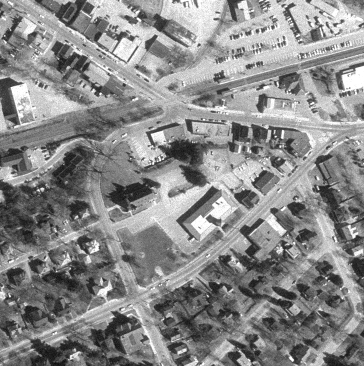
%> input picture samples/westconcordorthophoto.png, 364 x 366 px
$ octave FPM_simulation_ADMM_optimization.m   (GNU Octave 9; MATLAB toolbox functions it lacks are replaced by stand-ins)
%> lines starting %> are read from the running program, lines starting %| are printed output that depends on the picture; in (x1, y1, x2, y2) boxes, pixels count from 0 and x2, y2 are one past the last pixel; in counts of white or black regions, pixels touching at a corner belong together; the program's own positions count from 1
### utils/add_noise.m

function iMeasurements=add_noise(iMeasurements,Opts)
    nLed=size(iMeasurements);
    nLed=nLed(3);
    % maxVal_intensity_center=max(max(iMeasurements(:,:,(nLed+1)/2)));
    for iLED =1:nLed
        maxVal_intensity=max((max(iMeasurements(:,:,iLED))));
        varI = std2(iMeasurements(:,:,iLED)./maxVal_intensity)^2;
        noise_mean=0;
        if contains(Opts.noise_mode,'Gaussian')
            if contains(Opts.noise_mode,'sameSNR')
                noise_std = sqrt(varI/10^(Opts.SNR/10));
            elseif contains(Opts.noise_mode,'sameSTD')
                bf_img=iMeasurements(:,:,(nLed+1)/2);
                varI = std2(bf_img./(max(max(bf_img))))^2;
                noise_std = sqrt(varI/10^(Opts.SNR/10));
            end
            iMeasurements(:,:,iLED)=maxVal_intensity.*imnoise(iMeasurements(:,:,iLED)./maxVal_intensity,'gaussian',noise_mean,noise_std.^2);

            iMeasurements(:,:,iLED)=maxVal_intensity.*imnoise(iMeasurements(:,:,iLED)./maxVal_intensity,'poisson');


        elseif contains(Opts.noise_mode,'Poisson')
            iMeasurements(:,:,iLED)=maxVal_intensity.*imnoise(iMeasurements(:,:,iLED)./maxVal_intensity,'poisson');
        end

    end
end

### utils/fpmFunc_optimization.m
function [highRes, pupil, loss, scale, freqUV] = fpmFunc_optimization( I, nObj, freqUV, Opts)

%% Default options
if nargin < 4
    disp('check reconstruction config');
end

%% Operators & derived constants
nSampR = size(I); % size of measurement
nImg = nSampR(3);
nSampR(3) = [];
cen0 = round((nObj+1)/2); % coordinate of center of Fourier space

%% Operators
row = @(x) x(:).';
% operator to crop region of O from proper location at the O plane
downsamp = @(x,cen) x(cen(2)-floor(nSampR(1)/2):cen(2)-floor(nSampR(1)/2)+nSampR(1)-1,...
    cen(1)-floor(nSampR(2)/2):cen(1)-floor(nSampR(2)/2)+nSampR(2)-1);
% cen is in (x,y)
poscost = @(ss) sum(sum((sqrt(abs(IFT(downsamp(highResFT, round(ss)).*pupil.*H0)).^2)-sqrt(I_mea)).^2));

%% Initialization
% copy some parameters
Ps = Opts.Ps;
H0 = Opts.H0;
FT = Opts.FT;
IFT = Opts.IFT;
dfi=Opts.dfi;
illumNA=Opts.illumNA;
NA=Opts.NA;
pupil = Opts.P0;
%initialize pupil to GT
% pupil = Opts.pupilGT;


Opts.P0 = 0; %Pupil function in Fourier domain
highRes = Opts.O0; Opts.O0 = 0; %Object in real space
highResFT=FT(highRes); %Init in Fourier space
con=Opts.con;
adaptiveLowerBound=Opts.adaptiveLowerBound;
adaptiveUpperBound=Opts.adaptiveUpperBound;
lossPrevious = inf;
lossCurrent = 50;
loss = zeros(1,Opts.maxIter);
iter = 0;
scale = Opts.scale;
step_max_obj = Opts.step_max_obj;
step_max_pupil= Opts.step_max_pupil;
step_pupil=zeros(1,Opts.maxIter);
step_obj=zeros(1,Opts.maxIter);
energy_obj=zeros(Opts.maxIter,4);


weight_regular_obj=Opts.weight_regular_obj;     %0.01
weight_regular_pupil=Opts.weight_regular_pupil; % 0.5
weight_split_obj=Opts.weight_split_obj;


%% Main
% convert from 1/um center to corresponding crop region
pupilShiftY = round(freqUV(:,2)*con);
pupilShiftX = round(freqUV(:,1)*con);

% corresponding crop regions
YXmid=floor(nObj./2)+1;
hfSz=floor(nSampR(1)/2);
cropR=Opts.cropR;
Ps=(Ps);
U      = (zeros(nObj));
U_0    = (zeros(nObj));
U_1    = (zeros(nObj));
V0     = (zeros(nObj));
V1     = (zeros(nObj));
W0     = (zeros(nObj));
W1     = (zeros(nObj));
I=(I);
pupil=(pupil);

% Generate pupil constraint for calculating laplacian
diamond_kernel=strel('diamond',1);
Ps_erode=imerode(logical(Ps),diamond_kernel);
Ps_edge=Ps.*(1-Ps_erode);
[edge_row,edge_col]=pupilEdge_cal(pupil,Ps,Ps_edge);
space_obj=zeros(nObj);

% Stepsize scheduling
for iIter=1:Opts.maxIter
    if contains(Opts.step_mode,'monotone')
        step_pupil(iIter)=step_max_pupil.*(Opts.maxIter-iIter+1)/(Opts.maxIter);
        step_obj(iIter)=step_max_obj.*(Opts.maxIter-iIter+1)/(Opts.maxIter);
    elseif contains(Opts.step_mode,'constant')
        step_pupil(iIter)=step_max_pupil;
        step_obj(iIter)=step_max_obj;
    end

end

loss_cal_mode=Opts.loss_cal_mode;

%% Reconstruction
while iter < Opts.maxIter
    iter = iter+1;
    loss_global_obj=(zeros(nObj));
    loss_global_pupil=(zeros(nSampR));
    for iImg=1:nImg

        %% Forward model
        I_mea = I(:,:,iImg); %measured intensity
        kyl=cropR(iImg,1);kyh=cropR(iImg,2); %corresponding x,y coordinate for each measurement
        kxl=cropR(iImg,3);kxh=cropR(iImg,4);
        highResFT_crop=highResFT(kyl:kyh,kxl:kxh);
        lowResFT=highResFT_crop.*pupil;
        lowRes = IFT(lowResFT);
        lowResFT_update = FT(sqrt(I_mea).*lowRes./(abs(lowRes+eps)));

        %% Amplitude Cost Function
        if contains(Opts.loss_mode,'amplitude')
            % obj loss
            if loss_cal_mode=='GS'
                loss_local_obj=conj(pupil).*(lowResFT_update - lowResFT) ./ (max(max((abs(pupil)).^2)));
                loss_local_pupil=conj(highResFT_crop).*(lowResFT_update - lowResFT) ./ (max(max((abs(highResFT_crop)).^2))).* Ps;
            end

            if loss_cal_mode=='GN'
                Opts.reg_alpha=5;
                Opts.reg_beta=5;
                loss_local_obj=abs(pupil) .* conj(pupil) .* (lowResFT_update - lowResFT) ./ max(max(abs(pupil))) ./ (abs(pupil).^2 + Opts.reg_alpha);
                loss_local_pupil=abs(highResFT_crop) .* conj(highResFT_crop) .* (lowResFT_update - lowResFT) / max(max(abs(highResFT_crop))) ./ (abs(highResFT_crop).^2 + Opts.reg_beta) .* Ps;
            end

            loss_global_obj(kyl:kyh,kxl:kxh)=loss_global_obj(kyl:kyh,kxl:kxh)+loss_local_obj;
            loss_global_pupil=loss_global_pupil+loss_local_pupil;

        elseif contains(Opts.loss_mode,'intensity')
            if Opts.adaptiveStep==1
                factor=sum(sum(I(:,:,1)))./sum(sum(I_mea(:)));
            else
                factor = 1;
            end
            %% Intensity Cost Function
            % obj loss
            loss_local_obj=FT((conj(lowRes).*lowRes-I_mea).*lowRes).*conj(pupil);
            loss_local_obj=loss_local_obj.*(factor);
            loss_global_obj(kyl:kyh,kxl:kxh)=loss_global_obj(kyl:kyh,kxl:kxh)+loss_local_obj./nImg;

            % pupil loss
            loss_local_pupil=FT((conj(lowRes).*lowRes-I_mea).*lowRes).*conj(highResFT_crop);
            loss_local_pupil=loss_local_pupil.*(factor);
            loss_global_pupil=loss_global_pupil+loss_local_pupil./nImg;
        end

        % [5 lines of commented-out code are left out]

        %% local update
        if (contains(Opts.update_pupil,'local'))
            pupil = pupil+step_pupil(iter).*(loss_local_pupil).*Ps;
        end

        if (contains(Opts.update_obj,'local'))
            highResFT(kyl:kyh,kxl:kxh) = highResFT(kyl:kyh,kxl:kxh)+step_obj(iter).*(loss_local_obj);
        end


        %% solution space for data fidelity
        if iter==1
            space_obj(kyl:kyh,kxl:kxh)=space_obj(kyl:kyh,kxl:kxh)|Ps;
        end


    end


    %% global updates
    if (contains(Opts.update_obj,'global'))
        highResFT=highResFT-step_obj(iter).*((loss_global_obj));
    end
    if Opts.weight_regular_obj>0
        % regularization
        for iSub=1:Opts.nSubIter_obj
            divV = get_divergence(V0, V1);
            divW = get_divergence(W0, W1);
            highResFT=highResFT-step_obj(iter).*(weight_split_obj.*FT(-(get_sum_neighbour6(U)-4.*U)+(divV - divW)));
            U=IFT(highResFT);
            [U_0,U_1]=update_gradient_U(U);
            [V0,V1]=update_V(U_0,U_1,W0,W1,weight_regular_obj,weight_split_obj);
            [W0,W1]=update_W(U_0,U_1,W0,W1,V0,V1);
        end
    end

    if (contains(Opts.update_pupil,'global'))
        pupil=pupil-step_pupil(iter).*(loss_global_pupil).*Ps;
    end
    if Opts.reg_pupil==1
        for iSub=1:Opts.nSubIter_pupil
            laplacian_pupil=get_sum_neighbour6_pupil(pupil,Ps_erode,edge_row,edge_col);
            pupil=pupil-step_pupil(iter).*(-weight_regular_pupil.*laplacian_pupil).*Ps;
        end
    end
    %% calculate energy

    if Opts.display == 1
        display_results_simulation(highResFT,pupil,freqUV,I(:,:,1),Opts);
    end


    end
    highRes=IFT(highResFT);
end


% [79 lines left out: functions update_gradient_U, get_divergence, get_derivative_forward, get_derivative_backward, shift, not called in this run]


function [pupilEdge_row,pupilEdge_col]=pupilEdge_cal(P,mask,mask_edge)
P_size=size(P);
[rowRange,colRange]=find(mask_edge);
pupilEdge_row=zeros(P_size(1),P_size(2),4);
pupilEdge_col=zeros(P_size(1),P_size(2),4);

for i = 1:length(rowRange)
    %% upleft
    if((mask(rowRange(i)-1,colRange(i))==0)&&((mask(rowRange(i)+1,colRange(i))==0)))
        pupilEdge_row(rowRange(i),colRange(i),1)=1;
    elseif((mask(rowRange(i)-1,colRange(i))==0)&&(mask(rowRange(i)+1,colRange(i))~=0))
        pupilEdge_row(rowRange(i),colRange(i),2)=1;
    elseif((mask(rowRange(i)+1,colRange(i))==0)&&(mask(rowRange(i)-1,colRange(i))~=0))
        pupilEdge_row(rowRange(i),colRange(i),3)=1;
    else
        pupilEdge_row(rowRange(i),colRange(i),4)=1;
    end
    if ((mask(rowRange(i),colRange(i)+1)==0)&&(mask(rowRange(i),colRange(i)-1)==0))
        pupilEdge_col(rowRange(i),colRange(i),1)=1;
    elseif ((mask(rowRange(i),colRange(i)-1)==0))&&(mask(rowRange(i),colRange(i)+1)~=0)
        pupilEdge_col(rowRange(i),colRange(i),2)=1;
    elseif((mask(rowRange(i),colRange(i)+1)==0)&& (mask(rowRange(i),colRange(i)-1)~=0))
        pupilEdge_col(rowRange(i),colRange(i),3)=1;
    else
        pupilEdge_col(rowRange(i),colRange(i),4)=1;
    end
end

end


% [101 lines left out: functions get_sum_neighbour6_pupil, get_sum_neighbour6, update_V, update_W, compute_energy, get_norm_L22 and 1 more, not called in this run]

### utils/simulation_config.m
% object parameter
resizePixel=600;
objPhaseScaleFactor=2*pi*1/4;
dpix_cam = 0.72e-6; % sampling pixel size of the CCD
dpix_obj = dpix_cam / 3; % final pixel size of the reconstruction


% System parameters
waveLength = 0.5e-6;
NA = 0.1;
radius=6;
LEDgap = 4e-3; % 4mm between adjacent LEDs
LEDheight = 50e-3; % distance bewteen the LED matrix and the sample
NA_syn=0.5;
nDiv=11.5;
z = 30e-6;

% Reconstruction parameters
Opts.maxIter=50;
Opts.step_max_obj = 1;
Opts.step_max_pupil= 0;
Opts.update_obj='local';% global/local
Opts.update_pupil='local';% global/local
Opts.loss_mode='amplitude';
Opts.step_mode='monotone'; % monotone, constant
Opts.adaptiveStep=0;
Opts.init_mode=1; % 1: interpolated, 2: random, 3: GT


%% Regularization Parameters
Opts.noise_mode='GaussianSNR_sameSTD'; %sameSTD
Opts.reg_obj=1;
Opts.reg_pupil=0;
Opts.nSubIter_obj=10;
Opts.nSubIter_pupil=10;
Opts.weight_regular_obj=0.01;     %0.005
Opts.weight_regular_pupil=5e-3; % 0.5
Opts.weight_split_obj=0.1;%1e-4;


%% ETC
Opts.adaptiveLowerBound=1;
Opts.adaptiveUpperBound=1;
Opts.vignettingFactor=1;
Opts.display=1;
Opts.mode='real';
Opts.loss_cal_mode='GS';
Opts.SNR=5;
SNR=Opts.SNR;

### FPM_simulation_ADMM_optimization.m

%% 4/24/2024 Editted by KC Lee

% MIT License
%
% Copyright (c) 2024 OISL-Yonsei
%
% Permission is hereby granted, free of charge, to any person obtaining a copy
% of this software and associated documentation files (the "Software"), to deal
% in the Software without restriction, including without limitation the rights
% to use, copy, modify, merge, publish, distribute, sublicense, and/or sell
% copies of the Software, and to permit persons to whom the Software is
% furnished to do so, subject to the following conditions:
%
% The above copyright notice and this permission notice shall be included in all
% copies or substantial portions of the Software.
%
% THE SOFTWARE IS PROVIDED "AS IS", WITHOUT WARRANTY OF ANY KIND, EXPRESS OR
% IMPLIED, INCLUDING BUT NOT LIMITED TO THE WARRANTIES OF MERCHANTABILITY,
% FITNESS FOR A PARTICULAR PURPOSE AND NONINFRINGEMENT. IN NO EVENT SHALL THE
% AUTHORS OR COPYRIGHT HOLDERS BE LIABLE FOR ANY CLAIM, DAMAGES OR OTHER
% LIABILITY, WHETHER IN AN ACTION OF CONTRACT, TORT OR OTHERWISE, ARISING FROM,
% OUT OF OR IN CONNECTION WITH THE SOFTWARE OR THE USE OR OTHER DEALINGS IN THE
% SOFTWARE.


%% simulate the forward imaging process of Fourier ptychography
% simulate the high resoluiton complex object
clear; clc; close all;
FT = @(x) fftshift(fft2((x))); %Fourier Transform
IFT = @(x) (ifft2(ifftshift(x))); %Inverse Fourier Transform

addpath('./utils');
addpath('./samples');
addpath('./config');

simulation_config();


%% simulate the high resoluiton complex object
testImgAmp = im2double(imread('westconcordorthophoto.png'));
%> testImgAmp: size 366x364 double; min 0.051, max 1, mean 0.541
testImgPhase = im2double(imread('./Samples/barbara.png'));
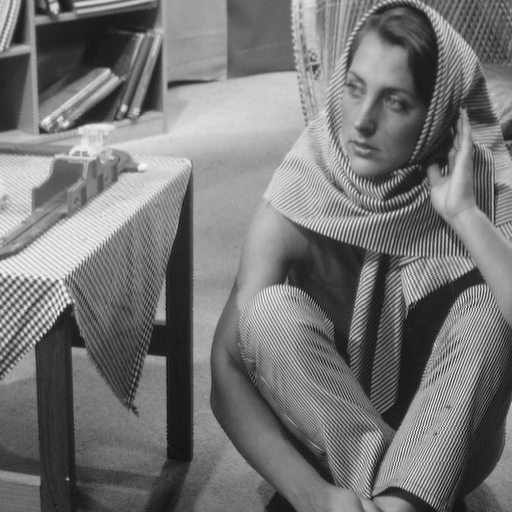
%> input picture samples/barbara.png, 512 x 512 px
%> testImgPhase: size 512x512 double; min 0.0471, max 0.965, mean 0.46

objAmp = imresize(testImgAmp,[resizePixel,resizePixel]);
objAmp = objAmp + mean2(objAmp) ./ 5;
objAmp = objAmp ./ max(max(objAmp));

objPhase = imresize(testImgPhase,[resizePixel, resizePixel]);
objPhase = objPhase - min(objPhase(:));
objPhase = objPhase ./ (max(max(objPhase)));
objPhase = objPhase - 0.5;
objPhase = objPhase .* objPhaseScaleFactor;


%% Simulated Object Generation
objBase= objAmp.*exp(1i.*objPhase);


%% setup the parameters for the coherent imaging system
k0 = 2*pi / waveLength;
nPixel_obj = resizePixel; % image size of high resolution object
FoV = nPixel_obj * dpix_obj;
du = 1 / FoV;


%% generate the low-pass filtered images

cutoffFrequency_syn = NA_syn * k0;
kmax_obj = pi / dpix_obj;
kx_unit_pos = 0:2*cutoffFrequency_syn/nDiv:cutoffFrequency_syn;
kx_unit = [-flip(kx_unit_pos(2:end)),kx_unit_pos];
[kxm_unit, kym_unit] = meshgrid(kx_unit,kx_unit);
criteria=((kxm_unit.^2+kym_unit.^2)<(((NA_syn+NA/2)*k0)^2));
nLed = sum(criteria(:));
Opts.nLed=nLed;
[row,col] = find(criteria);
for i =1:nLed
    kx(i)=kxm_unit(row(i),col(i));
    ky(i)=kym_unit(row(i),col(i));
end
kx_relative=kx./k0;
ky_relative=ky./k0;


% calculate parameters for k-space
nPixel_cam = nPixel_obj/(dpix_cam/dpix_obj); % image size of the final output
iMeasurements = zeros(nPixel_cam, nPixel_cam, nLed); % the final low resolution image sequence
dkx = 2*pi/(dpix_obj*nPixel_obj);
dky = 2*pi/(dpix_obj*nPixel_obj);
cutoffFrequency = NA * k0;
kmax = pi/dpix_cam;


[kxm, kym] = meshgrid(-kmax:kmax/((nPixel_cam-1)/2):kmax,-kmax:kmax/((nPixel_cam-1)/2):kmax);
CTF = double((kxm.^2+kym.^2)<cutoffFrequency^2); % pupil function circ(kmax)
cpsf = fftshift(ifft2(ifftshift(CTF))); % coherent PSF
ipsf = (abs(cpsf)).^2; % incoherent PSF
OTF = abs(fftshift(fft2(ifftshift(ipsf)))); % incoherent transfer function
OTF = OTF./max(max(OTF));
kzm = sqrt(k0^2-kxm.^2-kym.^2);
pupil_defocus = exp(1i.*z.*real(kzm)).*exp(-abs(z).*abs(imag(kzm)));% defocus aberration
pupilGT = pupil_defocus.*CTF;
pupilGT = abs(pupilGT).*exp(1i.*(angle(pupilGT)-mean2(angle(pupilGT))));


%% Simulate intensity measurement
objBaseFT = FT(objBase);
solutionSpace_obj = zeros(nPixel_obj);
solutionSpace_overlap = zeros(nPixel_obj);
overlapSpace = zeros(nPixel_obj);

cropR=zeros(nLed,4);
for iLED =1:nLed
    kxc = round((nPixel_obj+1)/2+kx(1,iLED)/dkx);
    kyc = round((nPixel_obj+1)/2+ky(1,iLED)/dky);
    kyl = round(kyc-(nPixel_cam-1)/2);
    kyh = round(kyc+(nPixel_cam-1)/2);
    kxl = round(kxc-(nPixel_cam-1)/2);
    kxh = round(kxc+(nPixel_cam-1)/2);
    cropR(iLED,1) = kyl; cropR(iLED,2) = kyh; cropR(iLED,3) = kxl; cropR(iLED,4) = kxh;
    lowResFT = objBaseFT(kyl:kyh,kxl:kxh).*pupilGT;
    iMeasurements(:,:,iLED) = (abs(IFT(lowResFT))).^2;
    solutionSpace_obj(kyl:kyh,kxl:kxh) = solutionSpace_obj(kyl:kyh,kxl:kxh)|CTF;
    solutionSpace_overlap(kyl:kyh,kxl:kxh) = solutionSpace_overlap(kyl:kyh,kxl:kxh) + CTF;
    if iLED==round((nLed+1)/2)|iLED==(round((nLed+1)/2)+1)
        overlapSpace(kyl:kyh,kxl:kxh)=overlapSpace(kyl:kyh,kxl:kxh)+CTF;
    end
end
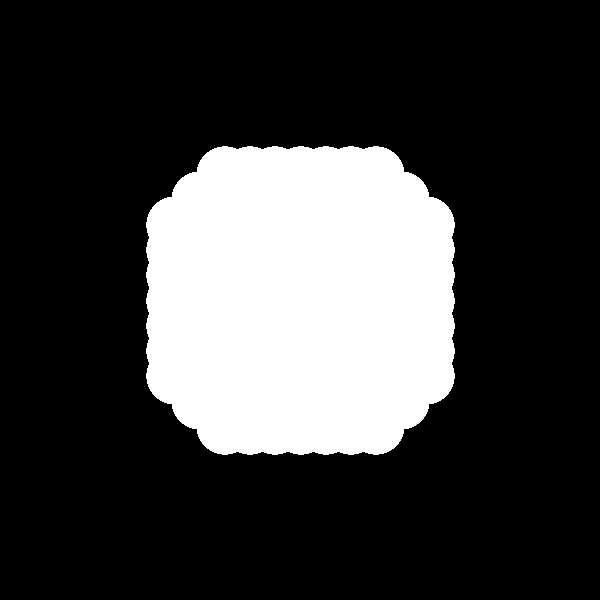
%> solutionSpace_obj: size 600x600 double; values 0 (black) and 1 (white), 23.6% white; 1 white region, box (x1, y1, x2, y2) and area: (146, 146, 455, 455) 84893
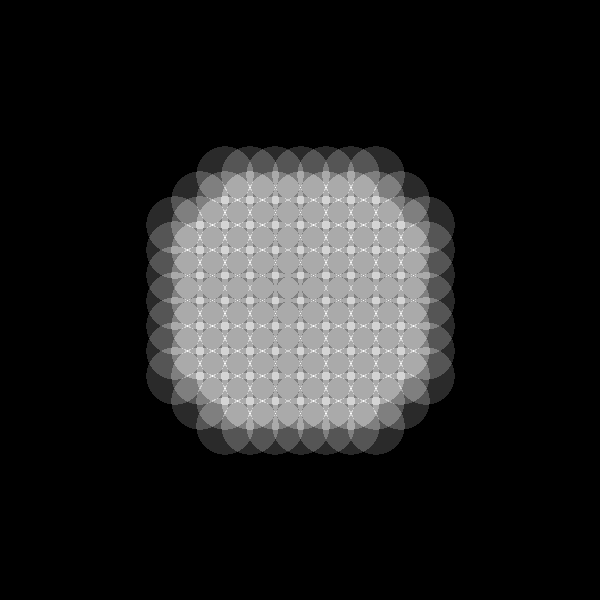
%> solutionSpace_overlap: size 600x600 double; min 0, max 6, mean 0.782; drawn with min black and max white
%> after the loop, cropR = 109 rows, first 8: [126 325 76 275; 151 350 76 275; 176 375 76 275; 202 401 76 275; 227 426 76 275; 252 451 76 275; 277 476 76 275; 101 300 101 300]
r_overlap=sum(sum(overlapSpace==2))/sum((CTF(:)))*100;
%> r_overlap = 46.28
fprintf('overlap is %.1f percent \n',r_overlap);
%| overlap is 46.3 percent


%% ADD noise to the measurement
iMeasurements = add_noise(iMeasurements,Opts);
%> in add_noise, `nLed=size(iMeasurements);`: nLed = [200 200 109]
%> in add_noise, `nLed=nLed(3);`: nLed = 109
%> the loop in add_noise, `for iLED =1:nLed` made 109 passes
%> (maxVal_intensity, noise_std) on passes 1 to 12: (0.885, 0.066), (1.84, 0.066), (2.01, 0.066), (1.77, 0.066), (0.508, 0.066), (0.963, 0.066), (0.926, 0.066), (0.753, 0.066), (0.449, 0.066), (0.45, 0.066), (0.591, 0.066), (0.375, 0.066)
%> pass 1, in add_noise, `bf_img=iMeasurements(:,:,(nLed+1)/2);`:
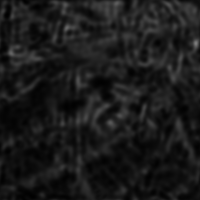
%> bf_img: size 200x200 double; min 0.933, max 123.3, mean 26.8


%% Reorder for increasing convergence
illumNA=sqrt(kx_relative.^2+ky_relative.^2);
[dummy,seq]=sort(illumNA);
iMeasurements=iMeasurements(:,:,seq);
illumNA=illumNA(seq);
cropR=cropR(seq,:);
%> cropR = 109 rows, first 8: [202 401 202 401; 202 401 176 375; 176 375 202 401; 227 426 202 401; 202 401 227 426; 176 375 176 375; 227 426 176 375; 176 375 227 426]

%% initialization

if Opts.init_mode==1 % interpolated initialization
    O0=mean2(iMeasurements);
%> O0 = 1.26
    O0=imresize(O0,[nPixel_obj,nPixel_obj]);
%> O0: size 600x600 double; every value is 1.26

elseif Opts.init_mode==2 % random initialization
    rng(1);
    O0=rand(nPixel_obj,nPixel_obj).*exp(1i.*rand(nPixel_obj,nPixel_obj));

elseif Opts.init_mode==3
    O0=objBase;
end

P0 = (pupilGT);
Ps = (CTF);
freqUV = [kx_relative,ky_relative];
Opts.nPixel_obj = nPixel_obj;
Opts.nPixel_cam = nPixel_cam;
Opts.kx = kx;
Opts.dkx = dkx;
Opts.ky = ky;
Opts.dky = dky;
Opts.O0 = O0;
Opts.P0 = P0;
Opts.Ps = Ps;
Opts.FT = FT;
Opts.IFT = IFT;
Opts.objGT = objBase;
Opts.pupilGT = pupilGT;
Opts.dfi = [];
Opts.H0 = [];
Opts.scale = [];
Opts.illumNA = sqrt(kx_relative.^2+ky_relative.^2);
Opts.NA = NA;
Opts.NA_obj = NA;
Opts.con = nPixel_cam.*dpix_obj;
Opts.cropR = cropR;
%> Opts.cropR has the same summary as cropR
Opts.nIter = Opts.maxIter;
%> Opts.nIter = 50
Opts.nImg = nLed;
Opts.r_overlap = r_overlap;
%> Opts.r_overlap = 46.28


[highRes,pupil]=fpmFunc_optimization(iMeasurements,[nPixel_obj,nPixel_obj],freqUV,Opts);
%> in fpmFunc_optimization, `nSampR = size(I);`: nSampR = [200 200 109]
%> in fpmFunc_optimization, `nImg = nSampR(3);`: nImg = 109
%> in fpmFunc_optimization, `Ps = Opts.Ps;`:
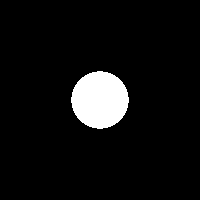
%> Ps: size 200x200 double; values 0 (black) and 1 (white), 6.5% white; 1 white region, box (x1, y1, x2, y2) and area: (71, 71, 129, 129) 2584
%> in fpmFunc_optimization, `H0 = Opts.H0;`: H0 = []
%> in fpmFunc_optimization, `illumNA=Opts.illumNA;`: illumNA = 109 values, max 0.507 at index 1, min 0 at index 55, mean 0.341
%> in fpmFunc_optimization, `NA=Opts.NA;`: NA = 0.1
%> in fpmFunc_optimization, `highResFT=FT(highRes);`: highResFT: size 600x600 double; values 0 (black) and 451940.4 (white), 0% white in thin lines or dots, all inside (x1, y1, x2, y2) = (300, 300, 301, 301)
%> in fpmFunc_optimization, `con=Opts.con;`: con = 4.8e-05
%> in fpmFunc_optimization, `adaptiveLowerBound=Opts.adaptiveLowerBound;`: adaptiveLowerBound = 1
%> in fpmFunc_optimization, `scale = Opts.scale;`: scale = []
%> in fpmFunc_optimization, `step_max_obj = Opts.step_max_obj;`: step_max_obj = 1
%> in fpmFunc_optimization, `step_max_pupil= Opts.step_max_pupil;`: step_max_pupil = 0
%> in fpmFunc_optimization, `weight_regular_obj=Opts.weight_regular_obj;`: weight_regular_obj = 0.01
%> in fpmFunc_optimization, `weight_regular_pupil=Opts.weight_regular_pupil;`: weight_regular_pupil = 0.005
%> in fpmFunc_optimization, `weight_split_obj=Opts.weight_split_obj;`: weight_split_obj = 0.1
%> in fpmFunc_optimization, `pupilShiftY = round(freqUV(:,2)*con);`: pupilShiftY = 0
%> in fpmFunc_optimization, `hfSz=floor(nSampR(1)/2);`: hfSz = 100
%> in fpmFunc_optimization, `Ps_erode=imerode(logical(Ps),diamond_kernel);`: Ps_erode: size 200x200 logical; 6.1% white; 1 white region, box (x1, y1, x2, y2) and area: (72, 72, 128, 128) 2424
%> in fpmFunc_optimization, `Ps_edge=Ps.*(1-Ps_erode);`:
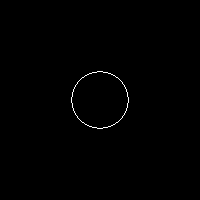
%> Ps_edge: size 200x200 double; values 0 (black) and 1 (white), 0.4% white in thin lines or dots, all inside (x1, y1, x2, y2) = (71, 71, 129, 129)
%> in pupilEdge_cal, `[rowRange,colRange]=find(mask_edge);`: rowRange = 160 values from 72 to 129
%> after the loop in pupilEdge_cal, `for i = 1:length(rowRange)`:
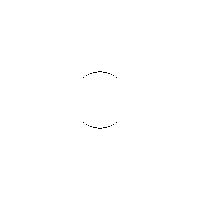
%> pupilEdge_col: size 200x200x4 double; mean R, G, B, A 0, 0.00145, 0.00145, 0.0011; transparent parts drawn white
%> the loop in fpmFunc_optimization, `for iIter=1:Opts.maxIter` made 50 passes
%> after the loop in fpmFunc_optimization, `for iIter=1:Opts.maxIter`: step_obj = 50 values, max 1 at index 1, min 0.02 at index 50, mean 0.51; step_pupil = 50 values from 0 to 0
%> in fpmFunc_optimization, `loss_cal_mode=Opts.loss_cal_mode;`: loss_cal_mode = 'GS'
%> the loop in fpmFunc_optimization, `while iter < Opts.maxIter` made 1 pass
%> iter on pass 1: 1
%> the run ends on the next line
